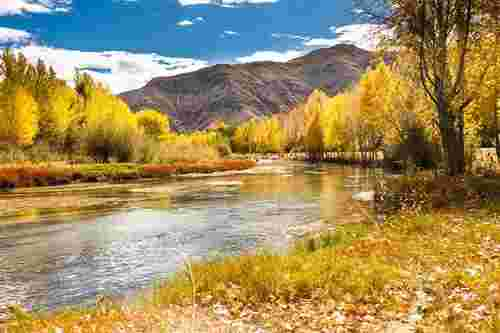
#> input picture metrics/NRVQA-master/imgs/compression.jpeg, 500 x 333 px; its folder holds only this picture in this run
$ python -i piqe.py   (imports and definitions only)
#> lines starting #> are read from the running program, lines starting #| are printed output that depends on the picture; after the words box and inside, x2 and y2 are one past the last pixel; in counts of white or black regions, pixels touching at a corner belong together
#> further down, picture is the input picture: shape (333, 500, 3); mean B, G, R 94.4, 140.6, 159.8
import numpy as np
import cv2
from scipy.special import gamma
import os
from PIL import Image

def calculate_mscn(dis_image):
    dis_image = dis_image.astype(np.float32)  # 类型转换十分重要
    ux = cv2.GaussianBlur(dis_image, (7, 7), 7/6)
    ux_sq = ux*ux
    sigma = np.sqrt(np.abs(cv2.GaussianBlur(dis_image**2, (7, 7), 7/6)-ux_sq))

    mscn = (dis_image-ux)/(1+sigma)

    return mscn

# Function to segment block edges


def segmentEdge(blockEdge, nSegments, blockSize, windowSize):
    # Segment is defined as a collection of 6 contiguous pixels in a block edge
    segments = np.zeros((nSegments, windowSize))
    for i in range(nSegments):
        segments[i, :] = blockEdge[i:windowSize]
        if(windowSize <= (blockSize+1)):
            windowSize = windowSize+1

    return segments


def noticeDistCriterion(Block, nSegments, blockSize, windowSize, blockImpairedThreshold, N):
    # Top edge of block
    topEdge = Block[0, :]
    segTopEdge = segmentEdge(topEdge, nSegments, blockSize, windowSize)

    # Right side edge of block
    rightSideEdge = Block[:, N-1]
    rightSideEdge = np.transpose(rightSideEdge)
    segRightSideEdge = segmentEdge(
        rightSideEdge, nSegments, blockSize, windowSize)

    # Down side edge of block
    downSideEdge = Block[N-1, :]
    segDownSideEdge = segmentEdge(
        downSideEdge, nSegments, blockSize, windowSize)

    # Left side edge of block
    leftSideEdge = Block[:, 0]
    leftSideEdge = np.transpose(leftSideEdge)
    segLeftSideEdge = segmentEdge(
        leftSideEdge, nSegments, blockSize, windowSize)

    # Compute standard deviation of segments in left, right, top and down side edges of a block
    segTopEdge_stdDev = np.std(segTopEdge, axis=1)
    segRightSideEdge_stdDev = np.std(segRightSideEdge, axis=1)
    segDownSideEdge_stdDev = np.std(segDownSideEdge, axis=1)
    segLeftSideEdge_stdDev = np.std(segLeftSideEdge, axis=1)

    # Check for segment in block exhibits impairedness, if the standard deviation of the segment is less than blockImpairedThreshold.
    blockImpaired = 0
    for segIndex in range(segTopEdge.shape[0]):
        if((segTopEdge_stdDev[segIndex] < blockImpairedThreshold) or
                (segRightSideEdge_stdDev[segIndex] < blockImpairedThreshold) or
                (segDownSideEdge_stdDev[segIndex] < blockImpairedThreshold) or
                (segLeftSideEdge_stdDev[segIndex] < blockImpairedThreshold)):
            blockImpaired = 1
            break

    return blockImpaired


def noiseCriterion(Block, blockSize, blockVar):
    # Compute block standard deviation[h,w,c]=size(I)
    blockSigma = np.sqrt(blockVar)
    # Compute ratio of center and surround standard deviation
    cenSurDev = centerSurDev(Block, blockSize)
    # Relation between center-surround deviation and the block standard deviation
    blockBeta = (abs(blockSigma-cenSurDev))/(max(blockSigma, cenSurDev))

    return blockSigma, blockBeta

# Function to compute center surround Deviation of a block


def centerSurDev(Block, blockSize):
    # block center
    center1 = int((blockSize+1)/2)-1
    center2 = center1+1
    center = np.vstack((Block[:, center1], Block[:, center2]))
    # block surround
    Block = np.delete(Block, center1, axis=1)
    Block = np.delete(Block, center1, axis=1)

    # Compute standard deviation of block center and block surround
    center_std = np.std(center)
    surround_std = np.std(Block)

    # Ratio of center and surround standard deviation
    cenSurDev = (center_std/surround_std)

    # Check for nan's
    # if(isnan(cenSurDev)):
    #     cenSurDev = 0

    return cenSurDev


def piqe(im):
    blockSize = 16  # Considered 16x16 block size for overall analysis
    activityThreshold = 0.1  # Threshold used to identify high spatially prominent blocks
    blockImpairedThreshold = 0.1  # Threshold identify blocks having noticeable artifacts
    windowSize = 6  # Considered segment size in a block edge.
    nSegments = blockSize-windowSize+1  # Number of segments for each block edge
    distBlockScores = 0  # Accumulation of distorted block scores
    NHSA = 0  # Number of high spatial active blocks.

    # pad if size is not divisible by blockSize
    if len(im.shape) == 3:
        im = cv2.cvtColor(im, cv2.COLOR_BGR2GRAY)
    originalSize = im.shape
#> originalSize = (333, 500)
    rows, columns = originalSize
#> rows = 333; columns = 500
    rowsPad = rows % blockSize
#> rowsPad = 13
    columnsPad = columns % blockSize
#> columnsPad = 4
    isPadded = False
    if(rowsPad > 0 or columnsPad > 0):
        if rowsPad > 0:
            rowsPad = blockSize-rowsPad
#> rowsPad = 3
        if columnsPad > 0:
            columnsPad = blockSize-columnsPad
#> columnsPad = 12
        isPadded = True
        padSize = [rowsPad, columnsPad]
#> padSize = [3, 12]
    im = np.pad(im, ((0, rowsPad), (0, columnsPad)), 'edge')
#> im: shape (336, 512)

    # Normalize image to zero mean and ~unit std
    # used circularly-symmetric Gaussian weighting function sampled out
    # to 3 standard deviations.
    imnorm = calculate_mscn(im)
#> in calculate_mscn, `ux_sq = ux*ux`:
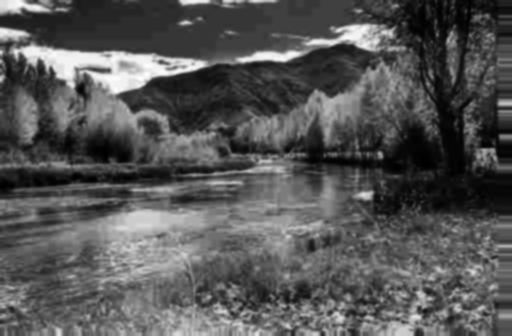
#> ux_sq: shape (336, 512) float32; min 96.61, max 64667.7, mean 21878.3; drawn with min black and max white
#> in calculate_mscn, `sigma = np.sqrt(np.abs(cv2.GaussianBlur(dis_image**2, (7, 7), 7/6)-ux_..`:
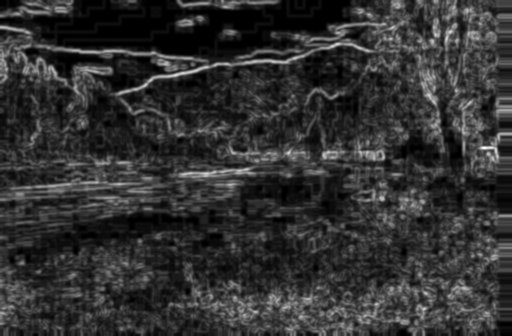
#> sigma: shape (336, 512) float32; min 0, max 83.58, mean 16.4; drawn with min black and max white
#> in calculate_mscn, `mscn = (dis_image-ux)/(1+sigma)`:
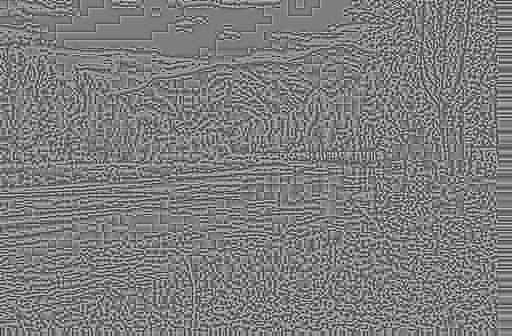
#> mscn: shape (336, 512) float32; min -2.05, max 2.1, mean 3.64e-05; drawn with min black and max white

    # Preallocation for masks
    NoticeableArtifactsMask = np.zeros(imnorm.shape)
    NoiseMask = np.zeros(imnorm.shape)
    ActivityMask = np.zeros(imnorm.shape)

    # Start of block by block processing
    total_var = []
    total_bscore = []
    total_ndc = []
    total_nc = []

    BlockScores = []
    for i in np.arange(0, imnorm.shape[0]-1, blockSize):
        for j in np.arange(0, imnorm.shape[1]-1, blockSize):
             # Weights Initialization
            WNDC = 0
            WNC = 0

            # Compute block variance
            Block = imnorm[i:i+blockSize, j:j+blockSize]
            blockVar = np.var(Block)

            if(blockVar > activityThreshold):
                ActivityMask[i:i+blockSize, j:j+blockSize] = 1
                NHSA = NHSA+1

                # Analyze Block for noticeable artifacts
                blockImpaired = noticeDistCriterion(
                    Block, nSegments, blockSize-1, windowSize, blockImpairedThreshold, blockSize)

                if(blockImpaired):
                    WNDC = 1
                    NoticeableArtifactsMask[i:i +
                                            blockSize, j:j+blockSize] = blockVar

                # Analyze Block for guassian noise distortions
                [blockSigma, blockBeta] = noiseCriterion(
                    Block, blockSize-1, blockVar)

                if((blockSigma > 2*blockBeta)):
                    WNC = 1
                    NoiseMask[i:i+blockSize, j:j+blockSize] = blockVar

                # Pooling/ distortion assigment
                # distBlockScores = distBlockScores + \
                #     WNDC*pow(1-blockVar, 2) + WNC*pow(blockVar, 2)

                if WNDC*pow(1-blockVar, 2) + WNC*pow(blockVar, 2) > 0:
                    BlockScores.append(
                        WNDC*pow(1-blockVar, 2) + WNC*pow(blockVar, 2))

                total_var = [total_var, blockVar]
                total_bscore = [total_bscore, WNDC *
                                (1-blockVar) + WNC*(blockVar)]
                total_ndc = [total_ndc, WNDC]
                total_nc = [total_nc, WNC]
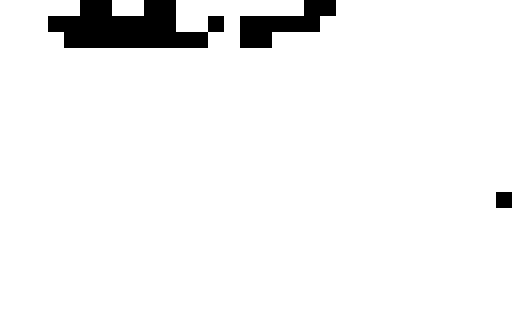
#> ActivityMask: shape (336, 512) float64; values 0 (black) and 1 (white), 95.2% white; 3 black regions, box (x1, y1, x2, y2) and area: (48, 0, 224, 48) 5632, (240, 0, 336, 48) 2304, (496, 192, 512, 208) 256
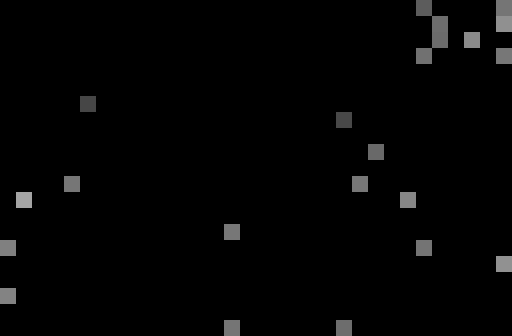
#> NoiseMask: shape (336, 512) float64; min 0, max 0.644, mean 0.0152
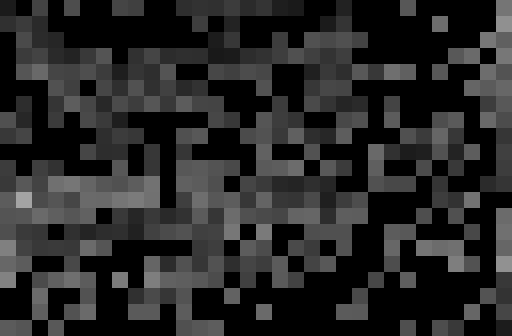
#> NoticeableArtifactsMask: shape (336, 512) float64; min 0, max 0.644, mean 0.161

    BlockScores = sorted(BlockScores)
    lowSum = sum(BlockScores[:int(0.1*len(BlockScores))])
    Sum = sum(BlockScores)
    Scores = [(s*10*lowSum)/Sum for s in BlockScores]
    C = 1
    Score = ((sum(Scores) + C)/(C + NHSA))*100

    # if input image is padded then remove those portions from ActivityMask,
    # NoticeableArtifactsMask and NoiseMask and ensure that size of these masks
    # are always M-by-N.
    if(isPadded):
        NoticeableArtifactsMask = NoticeableArtifactsMask[0:originalSize[0],
                                                          0:originalSize[1]]
#> NoticeableArtifactsMask: shape (333, 500) float64
        NoiseMask = NoiseMask[0:originalSize[0], 0:originalSize[1]]
#> NoiseMask: shape (333, 500) float64
        ActivityMask = ActivityMask[0:originalSize[0], 1:originalSize[1]]
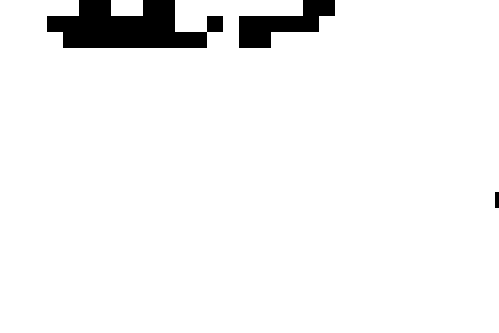
#> ActivityMask: shape (333, 499) float64; values 0 (black) and 1 (white), 95.2% white; 3 black regions, box (x1, y1, x2, y2) and area: (47, 0, 223, 48) 5632, (239, 0, 335, 48) 2304, (495, 192, 499, 208) 64

    return Score, NoticeableArtifactsMask, NoiseMask, ActivityMask


# [26 lines not run here, left out]

>>> import cv2
>>> picture = cv2.imread('imgs/compression.jpeg')
>>> result = piqe(picture)
